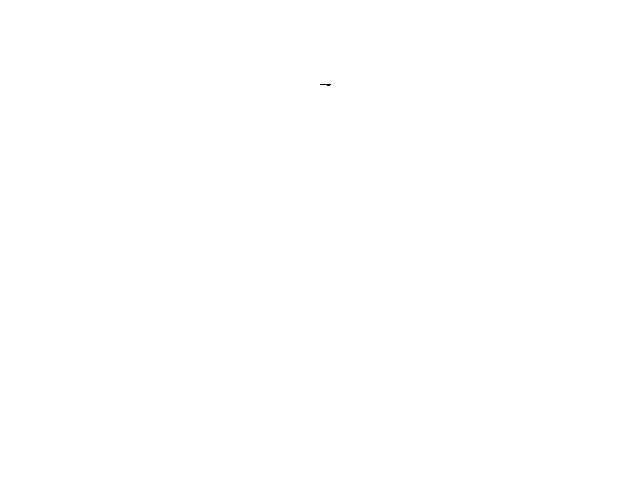
Frame 1 (no input)
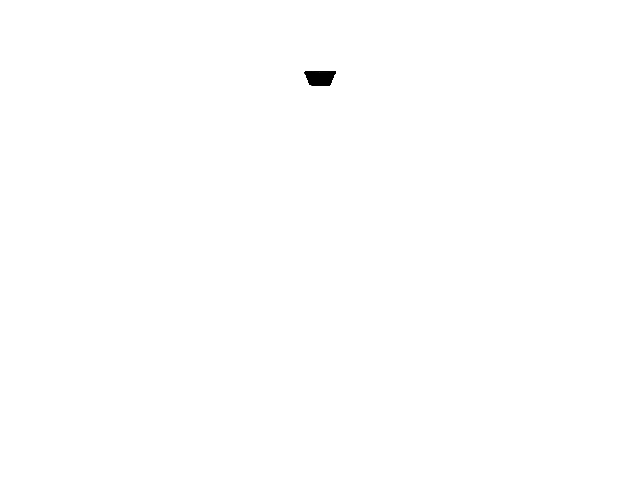
Frame 60 (the mouse pressed at the canvas centre just before this capture)
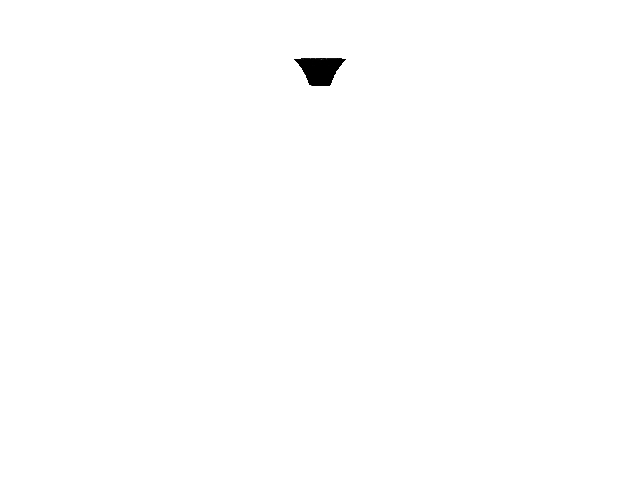
Frame 120 (the mouse held since frame 60 and released just before this capture)

The Processing sketch that drew these frames (run headless with seeded random() and noise(); from frame 60 on, the mouse is pressed at the canvas centre):

// Processing sketch: Globo_Toroid
// ── Globo_Toroid.pde
// Globo-Toroid chaotic attractor //

  float x = 0.0;
  float y = -0.0293;
  float z = 0.566;
  float dt = 0.005;
  float a = 0.144;
  float b = 0.1446;
  float c = 0.7449;


void setup() {
  
  size(640, 480);
  background(255);
  
}

void draw() {
  
  for (int i=0; i<100; i++) {
    
    float nx = x;
    float ny = y;
    float nz = z;
        
    x = nx + dt * (-(2.0 * PI) * c * ny - a * nz * (nx + 1.0));
    y = ny + dt * ((2.0 * PI) * c * nx);
    z = nz + dt * (a * pow(nx + 1.0, 2.0) - b); 
  
    point(320 + (850 * x), -340 + (750 * z));
        
  }

}
